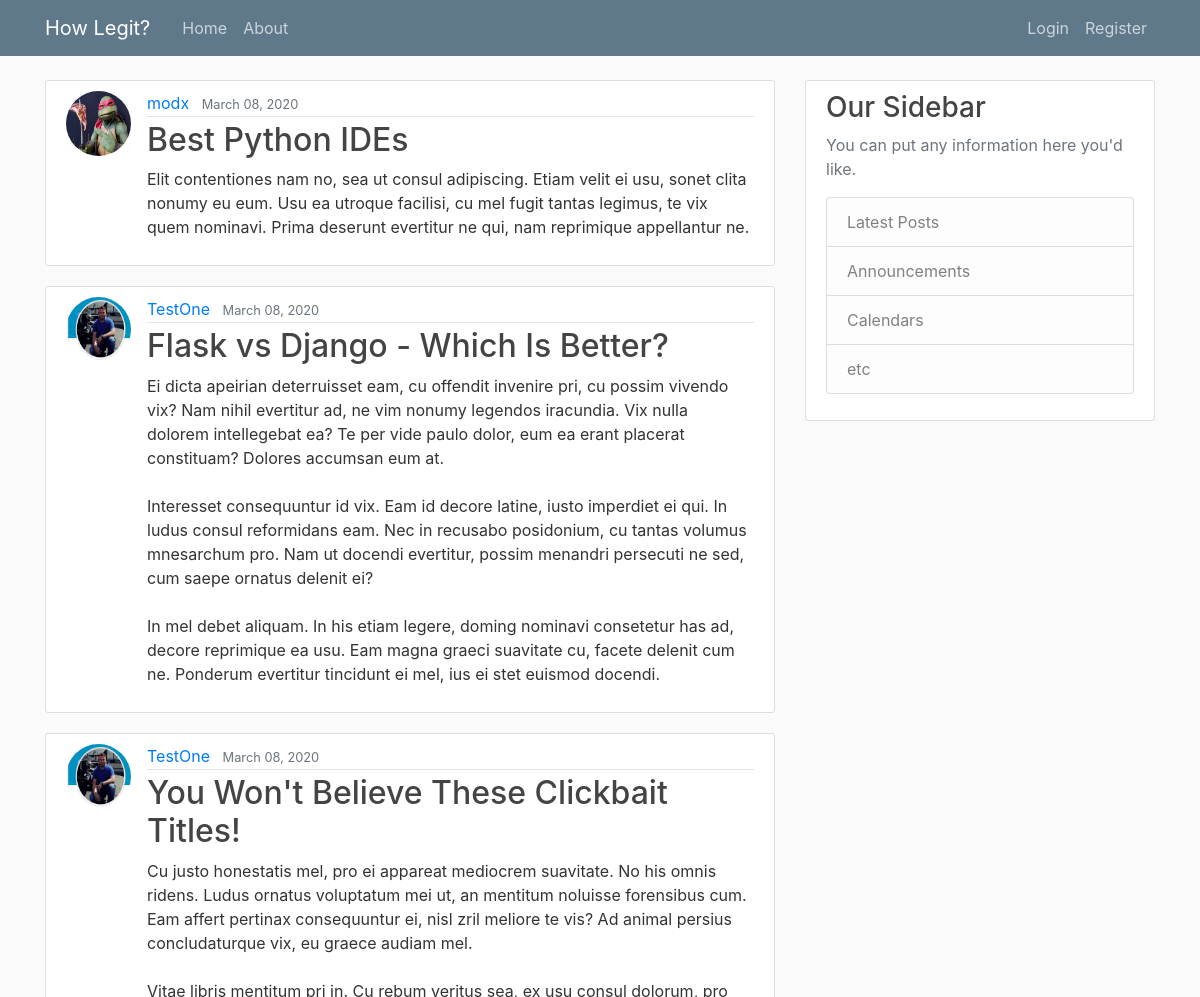
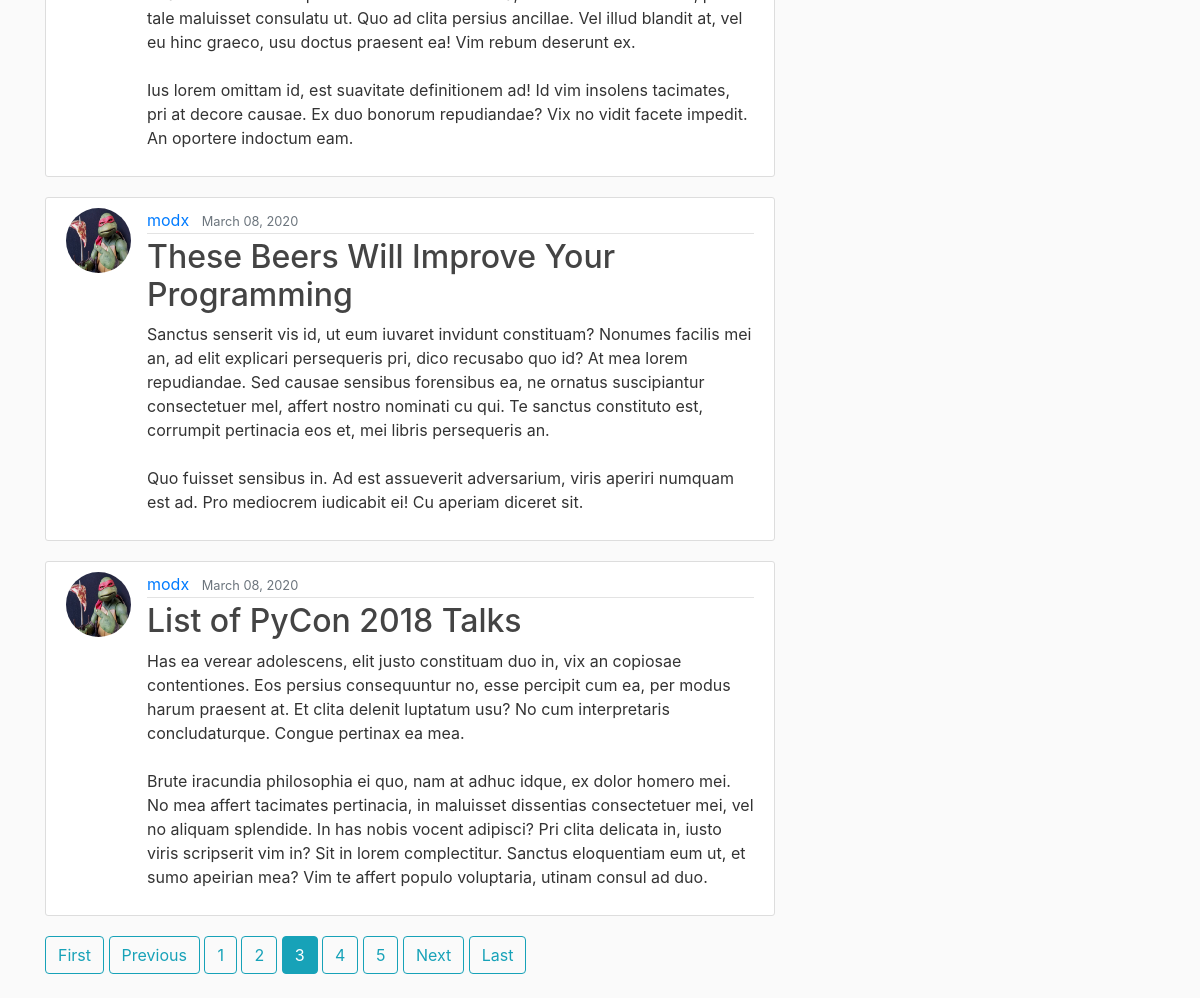
/?page=3, run on the app's committed database (2 pictures, top to bottom).
### blog/models.py (models this page shows, shortened)
class Post(models.Model):
    title = models.CharField(max_length=100)
    content = models.TextField()
    date_posted = models.DateTimeField(default=timezone.now)
    author = models.ForeignKey(User, on_delete=models.CASCADE)

### users/models.py (models this page shows, shortened)
class Profile(models.Model):
    user = models.OneToOneField(User, on_delete=models.CASCADE)
    image = models.ImageField(default='default.png', upload_to='profile_pics')

### blog/views.py (the view)
# urls.py: path('', PostListView.as_view(), name='blog-home'),
class PostListView(ListView):
    model = Post
    template_name = 'blog/home.html'
    context_object_name = 'posts'
    paginate_by = 5

### blog/templates/blog/home.html
{% extends "blog/base.html" %}
{% block content %}
    {% for post in posts %}
        <article class="media content-section">
            <img class="rounded-circle article-img" src="{{ post.author.profile.image.url }}">
            <div class="media-body">
                <div class="article-metadata">
                    <a class="mr-2" href="{% url 'user-posts' post.author.username %}">{{ post.author }}</a>
                    <small class="text-muted">{{ post.date_posted | date:"F d, Y" }}</small>
                 </div>
                    <h2><a class="article-title" href="{% url 'post-detail' post.id %}">{{ post.title }}</a></h2>
                    <p class="article-content">{{ post.content }}</p>
            </div>
        </article>
    {% endfor %}
    {% if is_paginated %}
        {% if page_obj.has_previous %}
            <a class="btn btn-outline-info mb-4" href="?page=1">First</a>
            <a class="btn btn-outline-info mb-4" href="?page={{ page_obj.previous_page_number }}">Previous</a>
        {% endif %}
        {% for num in page_obj.paginator.page_range %}
            {% if page_obj.number == num %}
            <a class="btn btn-info mb-4" href="?page={{ num }}">{{ num }}</a>
            {% elif num > page_obj.number|add:'-3' and num < page_obj.number|add:'3' %}
            <a class="btn btn-outline-info mb-4" href="?page={{ num }}">{{num }}</a>
            {% endif %}
        {% endfor %}
        {% if page_obj.has_next %}
            <a class="btn btn-outline-info mb-4" href="?page={{ page_obj.next_page_number }}">Next</a>
            <a class="btn btn-outline-info mb-4" href="?page={{ page_obj.paginate.num_pages }}">Last</a>
        {% endif %}
    {% endif %}
{% endblock content %}

### blog/static/blog/main.css (style rules this page uses)
body { background: #fafafa; color: #333333; margin-top: 5rem; }
h1, h2, h3, h4, h5, h6 { color: #444444; }
.content-section { background: #ffffff; padding: 10px 20px; border: 1px solid #dddddd; border-radius: 3px; margin-bottom: 20px; }
.article-title { color: #444444; }
.article-content { white-space: pre-line; }
.article-img { height: 65px; width: 65px; margin-right: 16px; }
.article-metadata { padding-bottom: 1px; margin-bottom: 4px; border-bottom: 1px solid #e3e3e3 }

### data on the page
Post: author.profile.image (picture), author "modx", date_posted "March 08, 2020", title "Best Python IDEs", content "Elit contentiones nam no, sea ut consul adipiscing. Etiam velit ei usu, sonet clita nonumy eu eum. Usu ea utroque facilisi, cu mel fugit tantas legimus, te vix quem nominavi. Prima deserunt evertitur ne qui, nam reprimique appellantur ne."
Post: author.profile.image (picture), author "TestOne", date_posted "March 08, 2020", title "Flask vs Django - Which Is Better?", content "Ei dicta apeirian deterruisset eam, cu offendit invenire pri, cu possim vivendo vix? Nam nihil evertitur ad, ne vim nonumy legendos iracundia. Vix nulla dolorem intellegebat ea? Te per vide paulo dolor, eum ea erant placerat constituam? Dolores accumsan eum at. Interesset consequuntur id vix. Eam id decore latine, iusto imperdiet ei qui. In ludus consul reformidans eam. Nec in recusabo posidonium, cu tantas volumus mnesarchum pro. Nam ut docendi evertitur, possim menandri persecuti ne sed, cum saepe ornatus delenit ei? In mel debet aliquam. In his etiam legere, doming nominavi consetetur has ad, decore reprimique ea usu. Eam magna graeci suavitate cu, facete delenit cum ne. Ponderum…"
Post: author.profile.image (picture), author "TestOne", date_posted "March 08, 2020", title "You Won't Believe These Clickbait Titles!", content "Cu justo honestatis mel, pro ei appareat mediocrem suavitate. No his omnis ridens. Ludus ornatus voluptatum mei ut, an mentitum noluisse forensibus cum. Eam affert pertinax consequuntur ei, nisl zril meliore te vis? Ad animal persius concludaturque vix, eu graece audiam mel. Vitae libris mentitum pri in. Cu rebum veritus sea, ex usu consul dolorum, pro tale maluisset consulatu ut. Quo ad clita persius ancillae. Vel illud blandit at, vel eu hinc graeco, usu doctus praesent ea! Vim rebum deserunt ex. Ius lorem omittam id, est suavitate definitionem ad! Id vim insolens tacimates, pri at decore causae. Ex duo bonorum repudiandae? Vix no vidit facete impedit. An oportere indoctum eam."
Post: author.profile.image (picture), author "modx", date_posted "March 08, 2020", title "These Beers Will Improve Your Programming", content "Sanctus senserit vis id, ut eum iuvaret invidunt constituam? Nonumes facilis mei an, ad elit explicari persequeris pri, dico recusabo quo id? At mea lorem repudiandae. Sed causae sensibus forensibus ea, ne ornatus suscipiantur consectetuer mel, affert nostro nominati cu qui. Te sanctus constituto est, corrumpit pertinacia eos et, mei libris persequeris an. Quo fuisset sensibus in. Ad est assueverit adversarium, viris aperiri numquam est ad. Pro mediocrem iudicabit ei! Cu aperiam diceret sit."
Post: author.profile.image (picture), author "modx", date_posted "March 08, 2020", title "List of PyCon 2018 Talks", content "Has ea verear adolescens, elit justo constituam duo in, vix an copiosae contentiones. Eos persius consequuntur no, esse percipit cum ea, per modus harum praesent at. Et clita delenit luptatum usu? No cum interpretaris concludaturque. Congue pertinax ea mea. Brute iracundia philosophia ei quo, nam at adhuc idque, ex dolor homero mei. No mea affert tacimates pertinacia, in maluisset dissentias consectetuer mei, vel no aliquam splendide. In has nobis vocent adipisci? Pri clita delicata in, iusto viris scripserit vim in? Sit in lorem complectitur. Sanctus eloquentiam eum ut, et sumo apeirian mea? Vim te affert populo voluptaria, utinam consul ad duo."

### other printed values
{{ num }} "1" "2" "4" "5"
{{ num }} "3"
